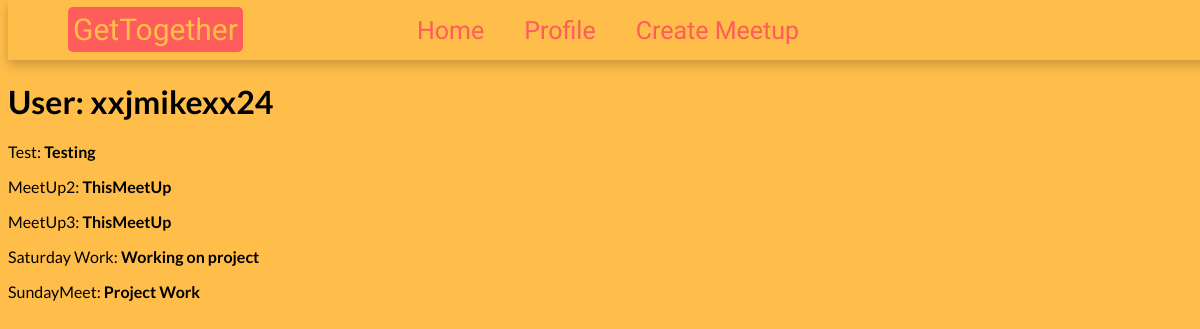
Page /meetups (signed in) on the committed database.
### app/models.py (models this page shows, shortened)
class User(UserMixin,db.Model):
    id = db.Column(db.Integer, primary_key=True)
    social_id = db.Column(db.String(64), nullable=False, unique=True)
    username = db.Column(db.String(64), index=True, unique=True)
    email = db.Column(db.String(120), index=True, unique=True)
    password_hash = db.Column(db.String(128))
    meet_ups = db.relationship('Meet', backref='User', lazy=True)

class Meet(db.Model):
    id = db.Column(db.Integer, primary_key=True)
    title = db.Column(db.String(120), index=True,nullable=True)
    description = db.Column(db.String(280),index=True,nullable=True)
    city = db.Column(db.String(120),index=True,nullable=True)
    events = db.relationship('Event', backref='Meet', lazy=True)
    owner_id = db.Column(db.Integer, db.ForeignKey('user.id'),
        nullable=False)
    guests = db.relationship('GuessList',backref='Meet',lazy=True)

### app/routes.py (the view)
@app.route('/meetups')
@login_required
def meetups():
    user = User.query.filter_by(id=current_user.id).first_or_404()
    meet_ups = Meet.query.filter_by(owner_id=current_user.id).all()
    return render_template('meetups.html',user=user,meet_ups=meet_ups)

### app/models.py (called while the page is built)
@login.user_loader
def load_user(id):
    return User.query.get(int(id))

### app/templates/meetups.html (shortened to what this page needs)
<!DOCTYPE html>
<head>
    <link rel= "stylesheet" type= "text/css" href= "{{ url_for('static',filename='styles/style.css') }}">
</head>
<body>
    <nav id="navbar">
        <a id="brand" href="index"><span class="emphasize">GetTogether</span></a>
        <div class="links">
            <a class="link" href={{ url_for('index',filename='index.html') }}>Home</a>
            <a class="link" href="/hello">Profile</a>
            <a class="link" href="/create_meetup">Create Meetup</a>
        </div>
    </nav>
<h1>GetTogether</h1>
{% block content %}
    <h1>User: {{ user.username }}</h1>
    {% for meet in meet_ups %}
    <p>
    {{ meet.title }}: <b>{{ meet.description }}</b>
    </p>
    {% endfor %}
{% endblock %}
</body>
</html>

### app/static/styles/style.css (style rules this page uses)
body { font-family: 'Lato', sans-serif; }
#navbar { height: 60px; width: 100%; background-color: white; box-shadow: 0px 5px 10px 0 rgba(0, 0, 0, 0.2); background-color: #ffbd4a; font-family: 'Caveat Brush', cursive; font-size: 25px; position: fixed; top: 0; z-index: 1; }
#brand { height: 100%; color: black; font-weight: 500; position: absolute; line-height: 60px; left: 60px; font-size: 30px; font-family: 'Caveat Brush', cursive; text-decoration: none; }
#brand .emphasize { color: #ffbd4a; background-color: #ff5c5c; height: 20px; border-radius: 5px; padding: 5px; }
.links { height: 100%; width: 100%; display: flex; flex-direction: row; justify-content: center; align-items: center; text-decoration: none; }
.link { color: #ff5c5c; margin: 0 20px; transition: color 0.2s; text-decoration: none; }
a { text-decoration: none; }

### rows in the picture
User: username "xxjmikexx24"
Meet: title "Test", description "Testing"
Meet: title "MeetUp2", description "ThisMeetUp"
Meet: title "MeetUp3", description "ThisMeetUp"
Meet: title "Saturday Work", description "Working on project"
Meet: title "SundayMeet", description "Project Work"
